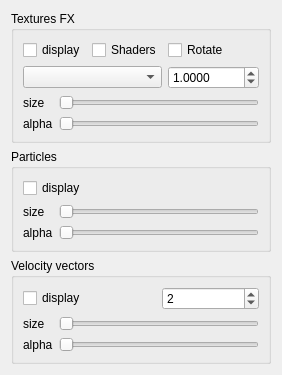
        <widget class="QWidget" name="tab_particles">
         <attribute name="title">
          <string>Particles</string>
         </attribute>
         <layout class="QGridLayout" name="gridLayout_8">
          <item row="0" column="0">
           <widget class="QGroupBox" name="groupBox_5">
            <property name="sizePolicy">
             <sizepolicy hsizetype="Preferred" vsizetype="Fixed">
              <horstretch>0</horstretch>
              <verstretch>0</verstretch>
             </sizepolicy>
            </property>
            <property name="title">
             <string>Textures FX</string>
            </property>
            <layout class="QGridLayout" name="gridLayout">
             <item row="0" column="0" colspan="2">
              <widget class="QCheckBox" name="gaz_check">
               <property name="toolTip">
                <string>&lt;html&gt;&lt;head&gt;&lt;meta name=&quot;qrichtext&quot; content=&quot;1&quot; /&gt;&lt;style type=&quot;text/css&quot;&gt;
p, li { white-space: pre-wrap; }
&lt;/style&gt;&lt;/head&gt;&lt;body style=&quot; font-family:'Sans Serif'; font-size:9pt; font-weight:400; font-style:normal;&quot;&gt;
&lt;p style=&quot; margin-top:0px; margin-bottom:0px; margin-left:0px; margin-right:0px; -qt-block-indent:0; text-indent:0px;&quot;&gt;Enable texture effect on particles&lt;/p&gt;&lt;/body&gt;&lt;/html&gt;</string>
               </property>
               <property name="text">
                <string>display</string>
               </property>
              </widget>
             </item>
             <item row="0" column="2">
              <widget class="QCheckBox" name="gaz_glsl_check">
               <property name="toolTip">
                <string comment="if checked,">When enabled and if your video card have GLSL support, shaders engine will be used.</string>
               </property>
               <property name="text">
                <string>Shaders</string>
               </property>
               <property name="checked">
                <bool>false</bool>
               </property>
              </widget>
             </item>
             <item row="0" column="3">
              <widget class="QCheckBox" name="gaz_rot_check">
               <property name="toolTip">
                <string comment="If enable, textures will be rotated">&lt;html&gt;&lt;head&gt;&lt;meta name=&quot;qrichtext&quot; content=&quot;1&quot; /&gt;&lt;style type=&quot;text/css&quot;&gt;
p, li { white-space: pre-wrap; }
&lt;/style&gt;&lt;/head&gt;&lt;body style=&quot; font-family:'Sans Serif'; font-size:9pt; font-weight:400; font-style:normal;&quot;&gt;
&lt;p style=&quot; margin-top:0px; margin-bottom:0px; margin-left:0px; margin-right:0px; -qt-block-indent:0; text-indent:0px;&quot;&gt;When enable, textures are rotating to increase the randomization.&lt;/p&gt;&lt;/body&gt;&lt;/html&gt;</string>
               </property>
               <property name="text">
                <string>Rotate</string>
               </property>
              </widget>
             </item>
             <item row="1" column="0" colspan="3">
              <widget class="QComboBox" name="texture_box">
               <property name="sizePolicy">
                <sizepolicy hsizetype="Expanding" vsizetype="Fixed">
                 <horstretch>0</horstretch>
                 <verstretch>0</verstretch>
                </sizepolicy>
               </property>
               <property name="toolTip">
                <string>&lt;html&gt;&lt;head&gt;&lt;meta name=&quot;qrichtext&quot; content=&quot;1&quot; /&gt;&lt;style type=&quot;text/css&quot;&gt;
p, li { white-space: pre-wrap; }
&lt;/style&gt;&lt;/head&gt;&lt;body style=&quot; font-family:'Sans Serif'; font-size:9pt; font-weight:400; font-style:normal;&quot;&gt;
&lt;p style=&quot; margin-top:0px; margin-bottom:0px; margin-left:0px; margin-right:0px; -qt-block-indent:0; text-indent:0px;&quot;&gt;Select the texture you want apply on the Object particles.&lt;/p&gt;&lt;/body&gt;&lt;/html&gt;</string>
               </property>
              </widget>
             </item>
             <item row="1" column="3">
              <widget class="QDoubleSpinBox" name="texture_spin">
               <property name="sizePolicy">
                <sizepolicy hsizetype="Fixed" vsizetype="Fixed">
                 <horstretch>0</horstretch>
                 <verstretch>0</verstretch>
                </sizepolicy>
               </property>
               <property name="toolTip">
                <string>&lt;html&gt;&lt;head&gt;&lt;meta name=&quot;qrichtext&quot; content=&quot;1&quot; /&gt;&lt;style type=&quot;text/css&quot;&gt;
p, li { white-space: pre-wrap; }
&lt;/style&gt;&lt;/head&gt;&lt;body style=&quot; font-family:'Sans Serif'; font-size:9pt; font-weight:400; font-style:normal;&quot;&gt;
&lt;p style=&quot; margin-top:0px; margin-bottom:0px; margin-left:0px; margin-right:0px; -qt-block-indent:0; text-indent:0px;&quot;&gt;Maximum size of the texture&lt;/p&gt;&lt;/body&gt;&lt;/html&gt;</string>
               </property>
               <property name="decimals">
                <number>4</number>
               </property>
               <property name="maximum">
                <double>10000.000000000000000</double>
               </property>
               <property name="singleStep">
                <double>0.100000000000000</double>
               </property>
               <property name="value">
                <double>1.000000000000000</double>
               </property>
              </widget>
             </item>
             <item row="2" column="0">
              <widget class="QLabel" name="label_4">
               <property name="sizePolicy">
                <sizepolicy hsizetype="Fixed" vsizetype="Preferred">
                 <horstretch>0</horstretch>
                 <verstretch>0</verstretch>
                </sizepolicy>
               </property>
               <property name="text">
                <string>size</string>
               </property>
              </widget>
             </item>
             <item row="2" column="1" colspan="3">
              <widget class="QSlider" name="gaz_slide_size">
               <property name="sizePolicy">
                <sizepolicy hsizetype="Expanding" vsizetype="Fixed">
                 <horstretch>0</horstretch>
                 <verstretch>0</verstretch>
                </sizepolicy>
               </property>
               <property name="cursor">
                <cursorShape>PointingHandCursor</cursorShape>
               </property>
               <property name="minimum">
                <number>1</number>
               </property>
               <property name="maximum">
                <number>999</number>
               </property>
               <property name="orientation">
                <enum>Qt::Horizontal</enum>
               </property>
              </widget>
             </item>
             <item row="3" column="0">
              <widget class="QLabel" name="label_5">
               <property name="text">
                <string>alpha</string>
               </property>
              </widget>
             </item>
             <item row="3" column="1" colspan="3">
              <widget class="QSlider" name="gaz_slide_alpha">
               <property name="sizePolicy">
                <sizepolicy hsizetype="Expanding" vsizetype="Fixed">
                 <horstretch>0</horstretch>
                 <verstretch>0</verstretch>
                </sizepolicy>
               </property>
               <property name="cursor">
                <cursorShape>PointingHandCursor</cursorShape>
               </property>
               <property name="maximum">
                <number>255</number>
               </property>
               <property name="orientation">
                <enum>Qt::Horizontal</enum>
               </property>
              </widget>
             </item>
            </layout>
           </widget>
          </item>
          <item row="1" column="0">
           <widget class="QGroupBox" name="groupBox">
            <property name="sizePolicy">
             <sizepolicy hsizetype="Expanding" vsizetype="Fixed">
              <horstretch>0</horstretch>
              <verstretch>0</verstretch>
             </sizepolicy>
            </property>
            <property name="title">
             <string>Particles</string>
            </property>
            <layout class="QGridLayout" name="gridLayout_3">
             <item row="0" column="0" colspan="2">
              <widget class="QCheckBox" name="part_check">
               <property name="text">
                <string>display</string>
               </property>
              </widget>
             </item>
             <item row="1" column="0">
              <widget class="QLabel" name="label">
               <property name="text">
                <string>size</string>
               </property>
              </widget>
             </item>
             <item row="1" column="1">
              <widget class="QSlider" name="part_slide_size">
               <property name="cursor">
                <cursorShape>PointingHandCursor</cursorShape>
               </property>
               <property name="minimum">
                <number>1</number>
               </property>
               <property name="maximum">
                <number>999</number>
               </property>
               <property name="pageStep">
                <number>10</number>
               </property>
               <property name="orientation">
                <enum>Qt::Horizontal</enum>
               </property>
              </widget>
             </item>
             <item row="2" column="0">
              <widget class="QLabel" name="label_3">
               <property name="text">
                <string>alpha</string>
               </property>
              </widget>
             </item>
             <item row="2" column="1">
              <widget class="QSlider" name="part_slide_alpha">
               <property name="cursor">
                <cursorShape>PointingHandCursor</cursorShape>
               </property>
               <property name="minimum">
                <number>0</number>
               </property>
               <property name="maximum">
                <number>255</number>
               </property>
               <property name="orientation">
                <enum>Qt::Horizontal</enum>
               </property>
              </widget>
             </item>
            </layout>
           </widget>
          </item>
          <item row="2" column="0">
           <widget class="QGroupBox" name="groupBox_2">
            <property name="enabled">
             <bool>true</bool>
            </property>
            <property name="sizePolicy">
             <sizepolicy hsizetype="Expanding" vsizetype="Fixed">
              <horstretch>2</horstretch>
              <verstretch>0</verstretch>
             </sizepolicy>
            </property>
            <property name="title">
             <string>Velocity vectors</string>
            </property>
            <property name="flat">
             <bool>false</bool>
            </property>
            <property name="checkable">
             <bool>false</bool>
            </property>
            <layout class="QGridLayout" name="gridLayout_6">
             <item row="0" column="0" colspan="2">
              <widget class="QCheckBox" name="vel_check">
               <property name="text">
                <string>display</string>
               </property>
              </widget>
             </item>
             <item row="0" column="2">
              <widget class="QSpinBox" name="vel_spin">
               <property name="sizePolicy">
                <sizepolicy hsizetype="Preferred" vsizetype="Fixed">
                 <horstretch>0</horstretch>
                 <verstretch>0</verstretch>
                </sizepolicy>
               </property>
               <property name="minimum">
                <number>1</number>
               </property>
               <property name="value">
                <number>2</number>
               </property>
              </widget>
             </item>
             <item row="1" column="0">
              <widget class="QLabel" name="label_2">
               <property name="sizePolicy">
                <sizepolicy hsizetype="Fixed" vsizetype="Preferred">
                 <horstretch>0</horstretch>
                 <verstretch>0</verstretch>
                </sizepolicy>
               </property>
               <property name="text">
                <string>size</string>
               </property>
              </widget>
             </item>
             <item row="1" column="1" colspan="2">
              <widget class="QSlider" name="vel_slide_size">
               <property name="sizePolicy">
                <sizepolicy hsizetype="Expanding" vsizetype="Fixed">
                 <horstretch>0</horstretch>
                 <verstretch>0</verstretch>
                </sizepolicy>
               </property>
               <property name="cursor">
                <cursorShape>PointingHandCursor</cursorShape>
               </property>
               <property name="minimum">
                <number>1</number>
               </property>
               <property name="maximum">
                <number>999</number>
               </property>
               <property name="orientation">
                <enum>Qt::Horizontal</enum>
               </property>
              </widget>
             </item>
             <item row="2" column="0">
              <widget class="QLabel" name="label_6">
               <property name="text">
                <string>alpha</string>
               </property>
              </widget>
             </item>
             <item row="2" column="1" colspan="2">
              <widget class="QSlider" name="vel_slide_alpha">
               <property name="cursor">
                <cursorShape>PointingHandCursor</cursorShape>
               </property>
               <property name="maximum">
                <number>255</number>
               </property>
               <property name="orientation">
                <enum>Qt::Horizontal</enum>
               </property>
              </widget>
             </item>
            </layout>
           </widget>
          </item>
         </layout>
        </widget>
